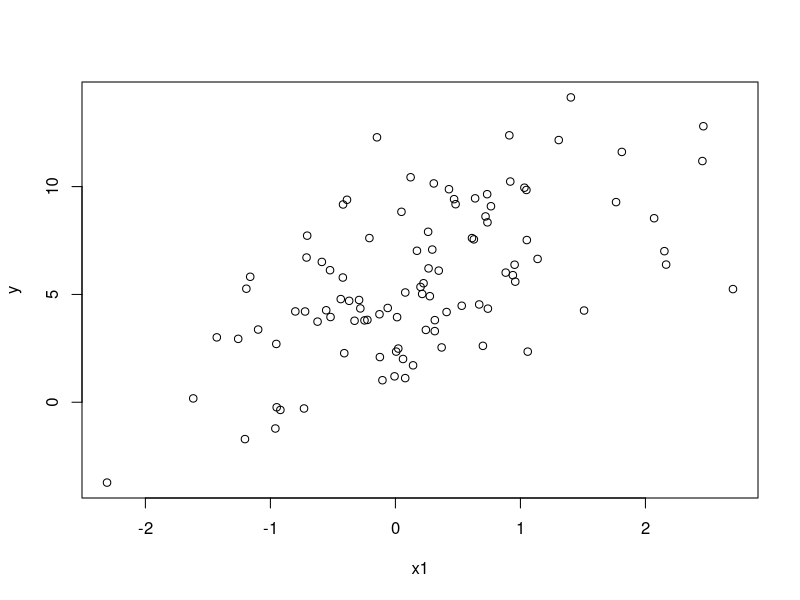

Recreate this plot in R.
## ---- chunk 1
# IMPORT
library(nnet)

x1 <- rnorm(100)
x2 <- rnorm(100)
y <- 5 +  2*x1 + -3*x2 + rnorm(100)
plot(x1,y)

df = data.frame(Y=y, X1 = x1, X2 = x2)
## ---- chunk 2
model <- lm(Y ~ X1 + X2, data = df)
summary(model)
## ---- chunk 3
library(nnet)

# fit neural network with no hidden layer
nn_model = nnet(
  Y ~ X1 + X2,
  data = df,
  size = 0,
  linout = TRUE,   # regression
  skip = TRUE, # skip hidden layer
  trace = FALSE
)

# print weights
print(paste(c('Neural Net output parameter weights:',nn_model$wts)))
## ---- chunk 4
# fit neural network with hidden layer
nn_model_1_hidden_layer = nnet(
  Y ~ X1 + X2,
  data = df,
  size = 3,  # one hidden layer with 2 neurons
  linout = TRUE,   # regression
  trace = FALSE
)

# predictions
pred_nn_1_hidden_layer = predict(nn_model_1_hidden_layer, df)

# mse
mse = mean((df$Y - pred_nn_1_hidden_layer)^2)
mse
